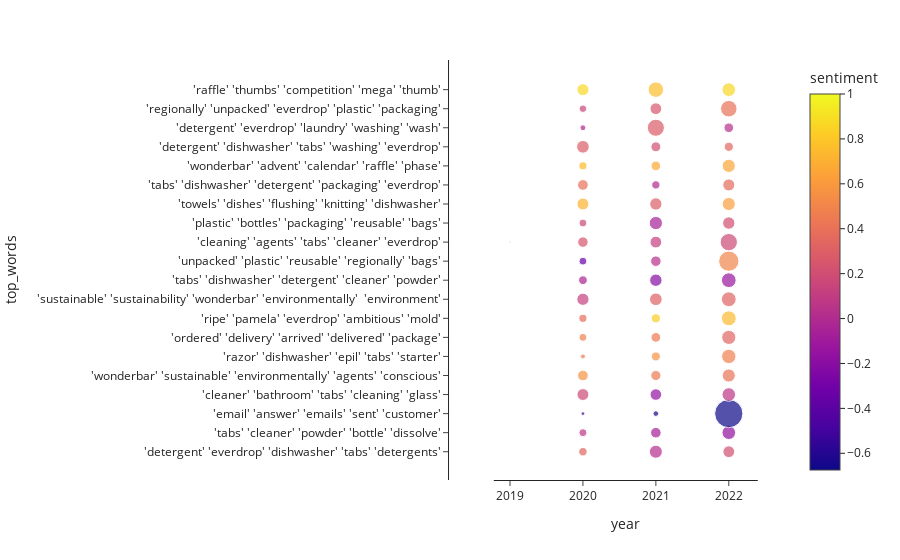

The notebook cell this image was saved under:
### Markdown cell above
#### Topic evolvement and sentiment shifts

### Code cell
# CAUTION: time consuming

from Top2VecModule import getTopicTimeDistribution
year_topic_counts,topic_time_dist = getTopicTimeDistribution(topic_vectors, company_vectors, company_documents, company_word_vectors, company_vocab)

### Figure 1 — Plotly figure (JSON) as saved in the notebook; plotly's stock layout.template omitted (floating-point values rounded to 4 significant figures)
{"data": [{"hovertemplate": "year=%{x}<br>top_words=%{y}<br>value=%{marker.size}<br>sentiment=%{marker.color}<extra></extra>", "legendgroup": "", "marker": {"color": [null, 0.3443, 0.02098, 0.2137, null, 0.07407, -0.06383, -0.1646, null, -0.5, -0.6622, -0.6744, null, 0.1803, -0.1562, 0.06944, null, 0.567, 0.4483, 0.4146, null, 0.4545, 0.5696, 0.4795, null, 0.4815, 0.4458, 0.3333, null, 0.3793, 0.83, 0.7436, null, 0.125, 0.3162, 0.3217, null, -0.03279, -0.2079, -0.1282, null, -0.3333, 0.03704, 0.5022, null, 0.2437, 0.115, 0.1795, null, 0.1667, -0.05747, 0.2138, null, 0.7143, 0.2857, 0.6207, null, 0.3962, 0, 0.3728, null, 0.75, 0.6712, 0.6596, null, 0.2857, 0.2148, 0.3405, null, -0.01538, 0.2769, 0.03261, null, 0.1538, 0.2553, 0.4023, 1, 0.871, 0.7607, 0.8656], "coloraxis": "coloraxis", "size": [0, 61, 143, 117, 0, 54, 94, 158, 0, 12, 27, 675, 0, 119, 113, 156, 0, 96, 87, 145, 0, 21, 70, 174, 0, 53, 80, 169, 0, 56, 73, 188, 0, 126, 135, 185, 0, 65, 130, 184, 0, 52, 94, 348, 1, 93, 117, 253, 0, 52, 148, 129, 0, 122, 128, 144, 0, 97, 58, 123, 0, 55, 79, 146, 0, 135, 83, 72, 0, 29, 247, 78, 0, 48, 117, 230, 0, 122, 202, 156], "sizemode": "area", "sizeref": 1.688, "symbol": "circle"}, "mode": "markers", "name": "", "orientation": "h", "showlegend": false, "type": "scatter", "x": [2019, 2020, 2021, 2022, 2019, 2020, 2021, 2022, 2019, 2020, 2021, 2022, 2019, 2020, 2021, 2022, 2019, 2020, 2021, 2022, 2019, 2020, 2021, 2022, 2019, 2020, 2021, 2022, 2019, 2020, 2021, 2022, 2019, 2020, 2021, 2022, 2019, 2020, 2021, 2022, 2019, 2020, 2021, 2022, 2019, 2020, 2021, 2022, 2019, 2020, 2021, 2022, 2019, 2020, 2021, 2022, 2019, 2020, 2021, 2022, 2019, 2020, 2021, 2022, 2019, 2020, 2021, 2022, 2019, 2020, 2021, 2022, 2019, 2020, 2021, 2022, 2019, 2020, 2021, 2022], "xaxis": "x", "y": ["'detergent' 'everdrop' 'dishwasher' 'tabs' 'detergents'", "'detergent' 'everdrop' 'dishwasher' 'tabs' 'detergents'", "'detergent' 'everdrop' 'dishwasher' 'tabs' 'detergents'", "'detergent' 'everdrop' 'dishwasher' 'tabs' 'detergents'", "'tabs' 'cleaner' 'powder' 'bottle' 'dissolve'", "'tabs' 'cleaner' 'powder' 'bottle' 'dissolve'", "'tabs' 'cleaner' 'powder' 'bottle' 'dissolve'", "'tabs' 'cleaner' 'powder' 'bottle' 'dissolve'", "'email' 'answer' 'emails' 'sent' 'customer'", "'email' 'answer' 'emails' 'sent' 'customer'", "'email' 'answer' 'emails' 'sent' 'customer'", "'email' 'answer' 'emails' 'sent' 'customer'", "'cleaner' 'bathroom' 'tabs' 'cleaning' 'glass'", "'cleaner' 'bathroom' 'tabs' 'cleaning' 'glass'", "'cleaner' 'bathroom' 'tabs' 'cleaning' 'glass'", "'cleaner' 'bathroom' 'tabs' 'cleaning' 'glass'", "'wonderbar' 'sustainable' 'environmentally' 'agents' 'conscious'", "'wonderbar' 'sustainable' 'environmentally' 'agents' 'conscious'", "'wonderbar' 'sustainable' 'environmentally' 'agents' 'conscious'", "'wonderbar' 'sustainable' 'environmentally' 'agents' 'conscious'", "'razor' 'dishwasher' 'epil' 'tabs' 'starter'", "'razor' 'dishwasher' 'epil' 'tabs' 'starter'", "'razor' 'dishwasher' 'epil' 'tabs' 'starter'", "'razor' 'dishwasher' 'epil' 'tabs' 'starter'", "'ordered' 'delivery' 'arrived' 'delivered' 'package'", "'ordered' 'delivery' 'arrived' 'delivered' 'package'", "'ordered' 'delivery' 'arrived' 'delivered' 'package'", "'ordered' 'delivery' 'arrived' 'delivered' 'package'", "'ripe' 'pamela' 'everdrop' 'ambitious' 'mold'", "'ripe' 'pamela' 'everdrop' 'ambitious' 'mold'", "'ripe' 'pamela' 'everdrop' 'ambitious' 'mold'", "'ripe' 'pamela' 'everdrop' 'ambitious' 'mold'", "'sustainable' 'sustainability' 'wonderbar' 'environmentally'\n 'environment'", "'sustainable' 'sustainability' 'wonderbar' 'environmentally'\n 'environment'", "'sustainable' 'sustainability' 'wonderbar' 'environmentally'\n 'environment'", "'sustainable' 'sustainability' 'wonderbar' 'environmentally'\n 'environment'", "'tabs' 'dishwasher' 'detergent' 'cleaner' 'powder'", "'tabs' 'dishwasher' 'detergent' 'cleaner' 'powder'", "'tabs' 'dishwasher' 'detergent' 'cleaner' 'powder'", "'tabs' 'dishwasher' 'detergent' 'cleaner' 'powder'", "'unpacked' 'plastic' 'reusable' 'regionally' 'bags'", "'unpacked' 'plastic' 'reusable' 'regionally' 'bags'", "'unpacked' 'plastic' 'reusable' 'regionally' 'bags'", "'unpacked' 'plastic' 'reusable' 'regionally' 'bags'", "'cleaning' 'agents' 'tabs' 'cleaner' 'everdrop'", "'cleaning' 'agents' 'tabs' 'cleaner' 'everdrop'", "'cleaning' 'agents' 'tabs' 'cleaner' 'everdrop'", "'cleaning' 'agents' 'tabs' 'cleaner' 'everdrop'", "'plastic' 'bottles' 'packaging' 'reusable' 'bags'", "'plastic' 'bottles' 'packaging' 'reusable' 'bags'", "'plastic' 'bottles' 'packaging' 'reusable' 'bags'", "'plastic' 'bottles' 'packaging' 'reusable' 'bags'", "'towels' 'dishes' 'flushing' 'knitting' 'dishwasher'", "'towels' 'dishes' 'flushing' 'knitting' 'dishwasher'", "'towels' 'dishes' 'flushing' 'knitting' 'dishwasher'", "'towels' 'dishes' 'flushing' 'knitting' 'dishwasher'", "'tabs' 'dishwasher' 'detergent' 'packaging' 'everdrop'", "'tabs' 'dishwasher' 'detergent' 'packaging' 'everdrop'", "'tabs' 'dishwasher' 'detergent' 'packaging' 'everdrop'", "'tabs' 'dishwasher' 'detergent' 'packaging' 'everdrop'", "'wonderbar' 'advent' 'calendar' 'raffle' 'phase'", "'wonderbar' 'advent' 'calendar' 'raffle' 'phase'", "'wonderbar' 'advent' 'calendar' 'raffle' 'phase'", "'wonderbar' 'advent' 'calendar' 'raffle' 'phase'", "'detergent' 'dishwasher' 'tabs' 'washing' 'everdrop'", "'detergent' 'dishwasher' 'tabs' 'washing' 'everdrop'", "'detergent' 'dishwasher' 'tabs' 'washing' 'everdrop'", "'detergent' 'dishwasher' 'tabs' 'washing' 'everdrop'", "'detergent' 'everdrop' 'laundry' 'washing' 'wash'", "'detergent' 'everdrop' 'laundry' 'washing' 'wash'", "'detergent' 'everdrop' 'laundry' 'washing' 'wash'", "'detergent' 'everdrop' 'laundry' 'washing' 'wash'", "'regionally' 'unpacked' 'everdrop' 'plastic' 'packaging'", "'regionally' 'unpacked' 'everdrop' 'plastic' 'packaging'", "'regionally' 'unpacked' 'everdrop' 'plastic' 'packaging'", "'regionally' 'unpacked' 'everdrop' 'plastic' 'packaging'", "'raffle' 'thumbs' 'competition' 'mega' 'thumb'", "'raffle' 'thumbs' 'competition' 'mega' 'thumb'", "'raffle' 'thumbs' 'competition' 'mega' 'thumb'", "'raffle' 'thumbs' 'competition' 'mega' 'thumb'"], "yaxis": "y"}], "layout": {"coloraxis": {"colorbar": {"title": {"text": "sentiment"}}, "colorscale": [[0, "#0d0887"], [0.1111, "#46039f"], [0.2222, "#7201a8"], [0.3333, "#9c179e"], [0.4444, "#bd3786"], [0.5556, "#d8576b"], [0.6667, "#ed7953"], [0.7778, "#fb9f3a"], [0.8889, "#fdca26"], [1, "#f0f921"]]}, "legend": {"itemsizing": "constant", "tracegroupgap": 0}, "margin": {"t": 60}, "xaxis": {"anchor": "y", "domain": [0.15, 0.9], "title": {"text": "year"}}, "yaxis": {"anchor": "free", "domain": [0, 1], "position": 0.02, "side": "left", "title": {"text": "top_words"}}}}
